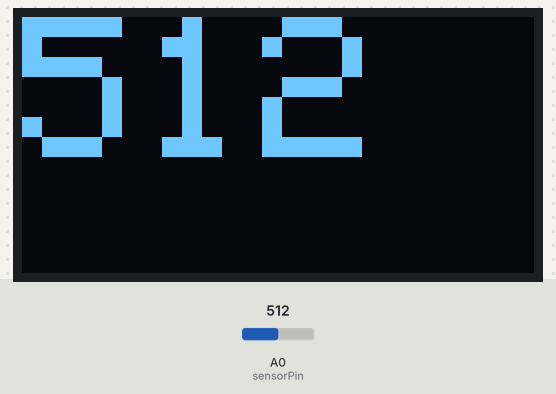
A sketch run on a simulated Arduino Uno, built with avr-gcc and run on an emulated ATmega328P. On the bench: 128×64 one-colour display. The inputs (shaded band) are chosen by the test bench; at power-on: A0 (sensorPin) = 512. The display library's start-up logo is not drawn; what the sketch prints to the serial monitor is not drawn.

Above: at 1.2 s.
1.3 s: A0 (sensorPin) set to 716
At 3.3 s:
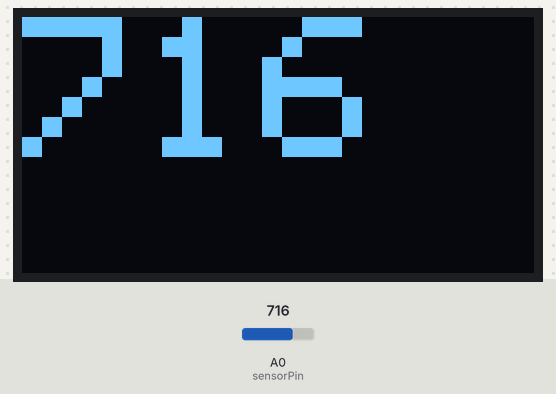
3.6 s: A0 (sensorPin) set to 900
At 4.5 s:
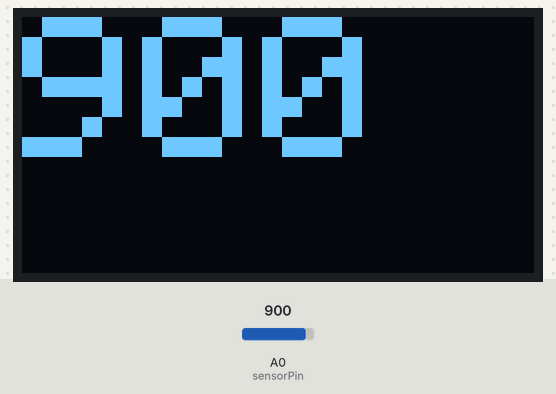
5.6 s: A0 (sensorPin) set to 1023
At 6.9 s:
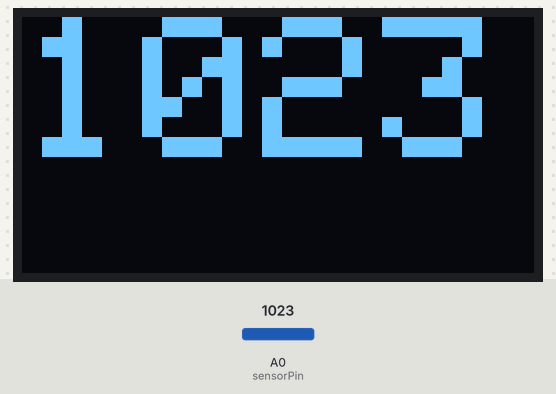
Timing chart, 0 to 8.6 s (numbered marks = the images above; inputs shaded):
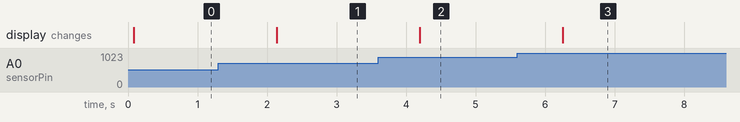

Measured:
- after the input at 1.3 s, the display: changes after 0.84 s (image 1)
- after the input at 3.6 s, the display: changes after 0.60 s (image 2)
- after the input at 5.6 s, the display: changes after 0.65 s (image 3)

The sketch:

mq135_calibrate.ino
```cpp
#include <Wire.h>                             //I2C for OLED
#include <Adafruit_GFX.h>                     //grafix library for OLED
#include <Adafruit_SSD1306.h>                 //OLED Driver

#define OLED_RESET   4

Adafruit_SSD1306 display(OLED_RESET);         //create instance of OLED called display

// select the input pin for the MQ-135 sensor
int sensorPin = A0;
// variable to store the value coming from the sensor.
int val = 0;

void setup() {
  Serial.begin(115200);
  display.begin(SSD1306_SWITCHCAPVCC, 0x3C);  //begin display @ hex addy 0x3C
  display.display();                          //show buffer
  display.clearDisplay();                     //clear buffer

}
void loop() {
  // read the value from the sensor
  val = analogRead(sensorPin);
  Serial.println (val);
  display.clearDisplay();                     //clear display @ beginning of each loop
  display.setTextSize(5);                     //set text size
  display.setTextColor(WHITE);                //set text color
  display.setCursor(0,0);                     //set cursor
  display.print (val);
  display.display();                          //show the buffer

  delay(1000);
}
```
